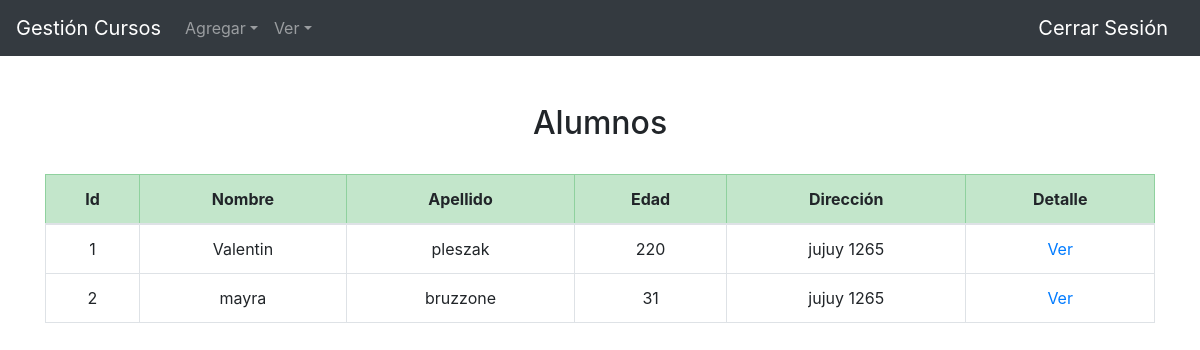
The page /gestion/alumno/ on the database as committed earlier.
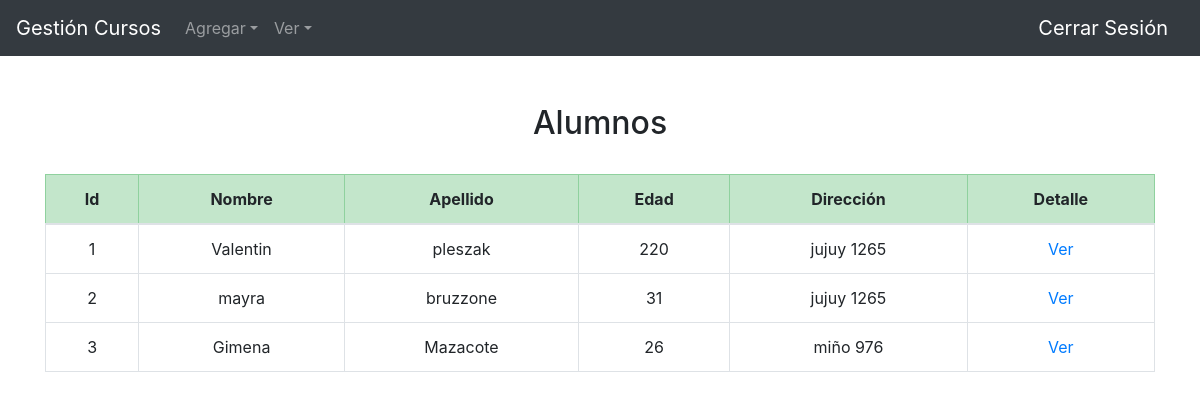
The same page on the database as committed later.
### gestion/models.py (models this page shows, shortened)
class Alumno(models.Model):
    nombre = models.CharField(max_length=32)
    apellido = models.CharField(max_length=32)
    fecha_nac = models.DateField(auto_now_add=False, auto_now= False)
    edad = models.IntegerField()
    direccion = models.CharField(max_length=64)
    observaciones = models.CharField(max_length=512, blank=True)
    curso = models.ManyToManyField(Curso)

### gestion/views.py (the view)
# urls.py: path('alumno/', views.ver_alumnos, name='ver_alumnos'),
def ver_alumnos(request):
    if len(Alumno.objects.all()) > 0:
        data = Alumno.objects.all()
    else:
        data = None
    return render(request, 'gestion/ver_alumno.html',{
        'data': data,
        })

### gestion/templates/gestion/ver_alumno.html (shortened to what this page needs)
{% extends "gestion/new_layout.html" %}
{% block body %}
<br>
{% if data %}
    <h2><center>Alumnos</center></h2>
    <br>
    <div class="table-responsive">
        <table class="table table-bordered table-hover">
            <thead>
                <tr class="table-success">
                    <th scope="col"><center>Id</center></th>
                    <th scope="col"><center>Nombre</center></th>
                    <th scope="col"><center>Apellido</center></th>
                    <th scope="col"><center>Edad</center></th>
                    <th scope="col"><center>Dirección</center></th>
                    <th scope="col"><center>Detalle</center></th>
                </tr>
            </thead>
            <tbody>
            {% for alumno in data %}
                <tr>
                    <td><center>{{alumno.id}}</center></td>
                    <td><center>{{alumno.nombre}}</center></td>
                    <td><center>{{alumno.apellido}}</center></td>
                    <td><center>{{alumno.edad}}</center></td>
                    <td><center>{{alumno.direccion}}</center></td>
                    <td><center><a href={% url 'gestion:detalle_alumno' alumno.id %}>Ver</a></center></td>
                </tr>
            {% endfor %}
            </tbody>
        </table>
    </div>
{% else %}
    <h2><center>No hay Alumnos</center></h2>
    <br>
{% endif %}
{% endblock %}

Rows that differ between the two databases and show on the page:
added Alumno: id "3", nombre "Gimena", apellido "Mazacote", edad "26", direccion "miño 976"
